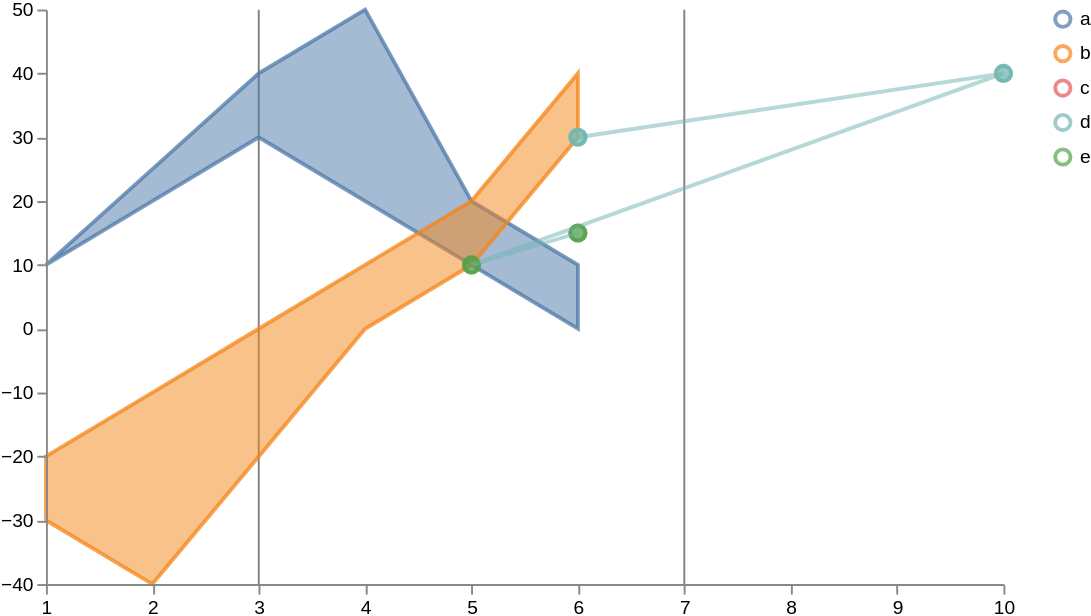

Source (Vega-Lite JSON):
### Vega specification from a JSON file in a GitHub repository (floating-point values rounded to 4 significant figures)
{"$schema": "https://vega.github.io/schema/vega/v5.json", "width": 500, "height": 300, "scales": [{"name": "xscale", "type": "linear", "range": "width", "zero": false, "domain": {"fields": [{"data": "distributions", "field": "timepoint_id"}, {"data": "traces", "field": "timepoint_id"}, {"data": "points", "field": "timepoint_id"}, {"data": "markers", "field": "timepoint_id"}]}}, {"name": "yscale", "type": "linear", "range": "height", "nice": true, "zero": true, "domain": {"fields": [{"data": "distributions", "field": "lower"}, {"data": "distributions", "field": "upper"}, {"data": "traces", "field": "value"}, {"data": "points", "field": "value"}]}}, {"name": "color", "type": "ordinal", "range": "category", "domain": {"fields": [{"data": "distributions", "field": "trajectory"}, {"data": "traces", "field": "trajectory"}, {"data": "points", "field": "trajectory"}]}}], "axes": [{"orient": "bottom", "scale": "xscale", "zindex": 100}, {"orient": "left", "scale": "yscale", "zindex": 100}], "signals": [{"name": "clear", "value": true, "on": [{"events": "mouseup[!event.item]", "update": "true", "force": true}]}, {"name": "shift", "value": false, "on": [{"events": "@legendSymbol:click, @legendLabel:click", "update": "event.shiftKey", "force": true}]}, {"name": "clicked", "value": null, "on": [{"events": "@legendSymbol:click, @legendLabel:click", "update": "{value: datum.value}", "force": true}]}], "legends": [{"stroke": "color", "encode": {"symbols": {"name": "legendSymbol", "interactive": true, "update": {"fill": {"value": "transparent"}, "strokeWidth": {"value": 2}, "opacity": [{"test": "!length(data('selected')) || indata('selected', 'value', datum.value)", "value": 0.7}, {"value": 0.15}], "size": {"value": 64}}}, "labels": {"name": "legendLabel", "interactive": true, "update": {"opacity": [{"test": "!length(data('selected')) || indata('selected', 'value', datum.value)", "value": 1}, {"value": 0.25}]}}}}], "marks": [{"type": "group", "zindex": 3, "from": {"facet": {"name": "points_split", "data": "points", "groupby": "trajectory"}}, "marks": [{"type": "symbol", "name": "_points", "from": {"data": "points"}, "zindex": 3, "encode": {"update": {"x": {"scale": "xscale", "field": "timepoint_id"}, "y": {"scale": "yscale", "field": "value"}, "strokeWidth": {"value": 2}, "fill": {"scale": "color", "field": "trajectory"}, "stroke": {"scale": "color", "field": "trajectory"}, "fillOpacity": [{"test": "!length(data('selected')) || indata('selected', 'value', datum.trajectory)", "value": 0.5}, {"value": 0.15}], "strokeOpacity": [{"test": "!length(data('selected')) || indata('selected', 'value', datum.trajectory)", "value": 0.75}, {"value": 0.15}]}, "hover": {"fillOpacity": {"value": 0.9}}}}, {"type": "line", "name": "_points_line", "from": {"data": "points"}, "zindex": 3, "encode": {"update": {"x": {"scale": "xscale", "field": "timepoint_id"}, "y": {"scale": "yscale", "field": "value"}, "strokeWidth": {"value": 2}, "stroke": {"scale": "color", "field": "trajectory"}, "interpolate": {"value": "linear"}, "strokeOpacity": [{"test": "!length(data('selected')) || indata('selected', 'value', datum.trajectory)", "value": 0.3}, {"value": 0.1}]}, "hover": {"fillOpacity": {"value": 0.9}}}}]}, {"type": "group", "zindex": 2, "from": {"facet": {"name": "traces_split", "data": "traces", "groupby": "trajectory"}}, "marks": [{"type": "line", "name": "_traces", "from": {"data": "traces_split"}, "encode": {"update": {"x": {"scale": "xscale", "field": "timepoint_id"}, "y": {"scale": "yscale", "field": "value"}, "strokeWidth": {"value": 2}, "stroke": {"scale": "color", "field": "trajectory"}, "interpolate": {"value": "linear"}, "strokeOpacity": [{"test": "!length(data('selected')) || indata('selected', 'value', datum.trajectory)", "value": 0.75}, {"value": 0.15}]}, "hover": {"fillOpacity": {"value": 0.9}}}}]}, {"type": "group", "name": "_distributions", "zindex": 1, "from": {"facet": {"name": "trajectory_split", "data": "distributions", "groupby": "trajectory"}}, "marks": [{"type": "area", "from": {"data": "trajectory_split"}, "encode": {"update": {"x": {"scale": "xscale", "field": "timepoint_id"}, "y": {"scale": "yscale", "field": "upper"}, "y2": {"scale": "yscale", "field": "lower"}, "interpolate": {"value": "linear"}, "strokeWidth": {"value": 2}, "fill": {"scale": "color", "field": "trajectory"}, "stroke": {"scale": "color", "field": "trajectory"}, "fillOpacity": [{"test": "!length(data('selected')) || indata('selected', 'value', datum.trajectory)", "value": 0.5}, {"value": 0.15}], "strokeOpacity": [{"test": "!length(data('selected')) || indata('selected', 'value', datum.trajectory)", "value": 0.75}, {"value": 0.15}]}, "hover": {"fillOpacity": {"value": 0.9}}}}]}, {"name": "_markers", "type": "rule", "clip": true, "from": {"data": "markers"}, "encode": {"enter": {"stroke": {"value": "gray"}}, "update": {"x": {"scale": "xscale", "field": "timepoint_id"}, "y2": {"value": 0}, "y": {"signal": "height"}, "tooltip": {"field": "label"}, "opacity": {"value": 1}}}}], "data": [{"name": "distributions", "values": [{"timepoint_id": 1, "upper": 10, "lower": 10, "trajectory": "a"}, {"timepoint_id": 2, "upper": 20, "lower": 25, "trajectory": "a"}, {"timepoint_id": 3, "upper": 30, "lower": 40, "trajectory": "a"}, {"timepoint_id": 4, "upper": 20, "lower": 50, "trajectory": "a"}, {"timepoint_id": 5, "upper": 10, "lower": 20, "trajectory": "a"}, {"timepoint_id": 6, "upper": 0, "lower": 10, "trajectory": "a"}, {"timepoint_id": 1, "upper": -30, "lower": -20, "trajectory": "b"}, {"timepoint_id": 2, "upper": -40, "lower": -10, "trajectory": "b"}, {"timepoint_id": 3, "upper": -20, "lower": 0, "trajectory": "b"}, {"timepoint_id": 4, "upper": 0, "lower": 10, "trajectory": "b"}, {"timepoint_id": 5, "upper": 10, "lower": 20, "trajectory": "b"}, {"timepoint_id": 6, "upper": 30, "lower": 40, "trajectory": "b"}]}, {"name": "traces", "values": [{"timepoint_id": 6, "value": 30, "trajectory": "c"}, {"timepoint_id": 6, "value": 30, "trajectory": "d"}]}, {"name": "points", "values": [{"timepoint_id": 6, "value": 30, "trajectory": "d"}, {"timepoint_id": 10, "value": 40, "trajectory": "d"}, {"timepoint_id": 5, "value": 10, "trajectory": "e"}, {"timepoint_id": 6, "value": 15, "trajectory": "e"}]}, {"name": "markers", "values": [{"timepoint_id": 3, "label": "Low marker"}, {"timepoint_id": 7, "label": "High marker"}]}, {"name": "selected", "on": [{"trigger": "clear", "remove": true}, {"trigger": "!shift", "remove": true}, {"trigger": "!shift && clicked", "insert": "clicked"}, {"trigger": "shift && clicked", "toggle": "clicked"}]}]}
